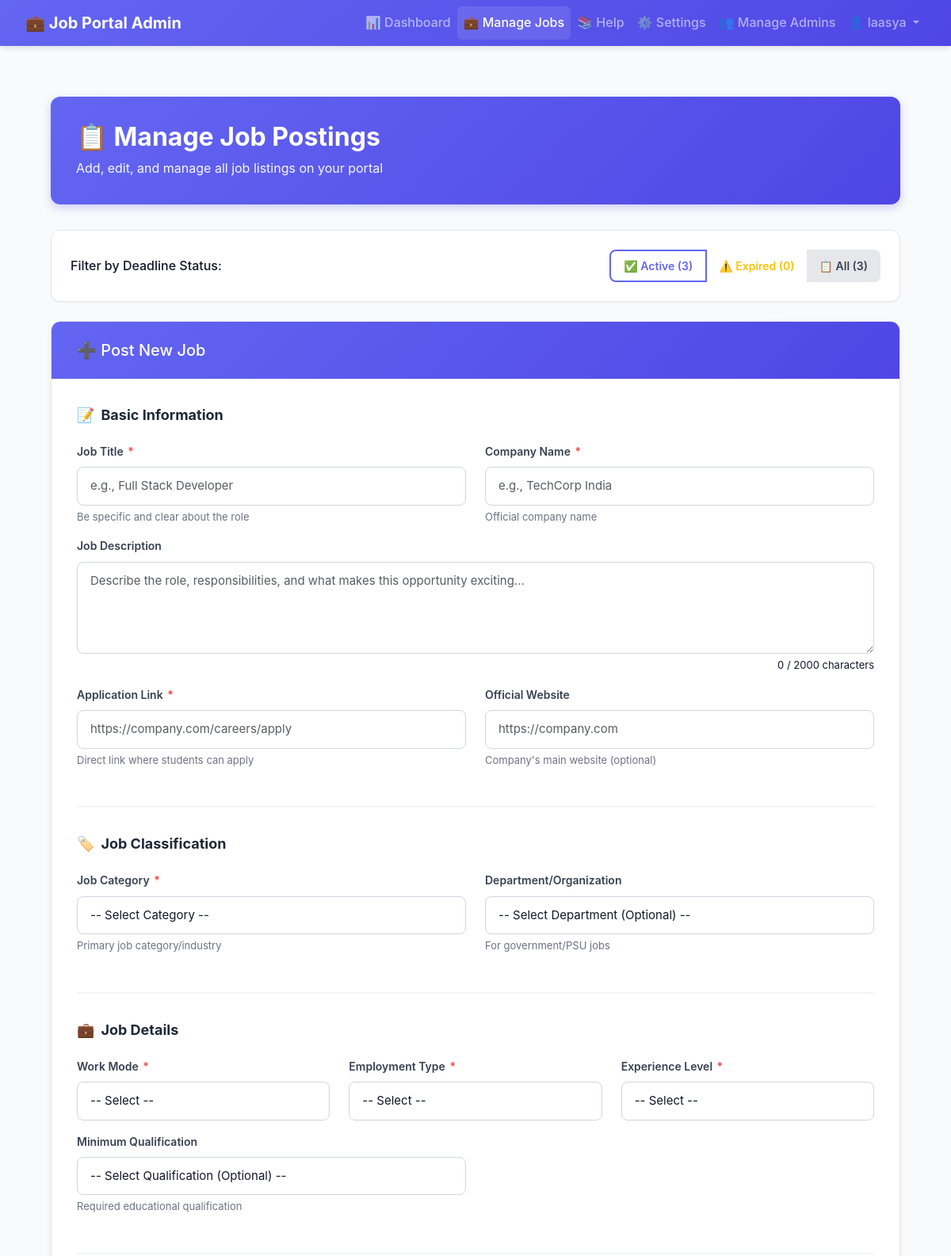
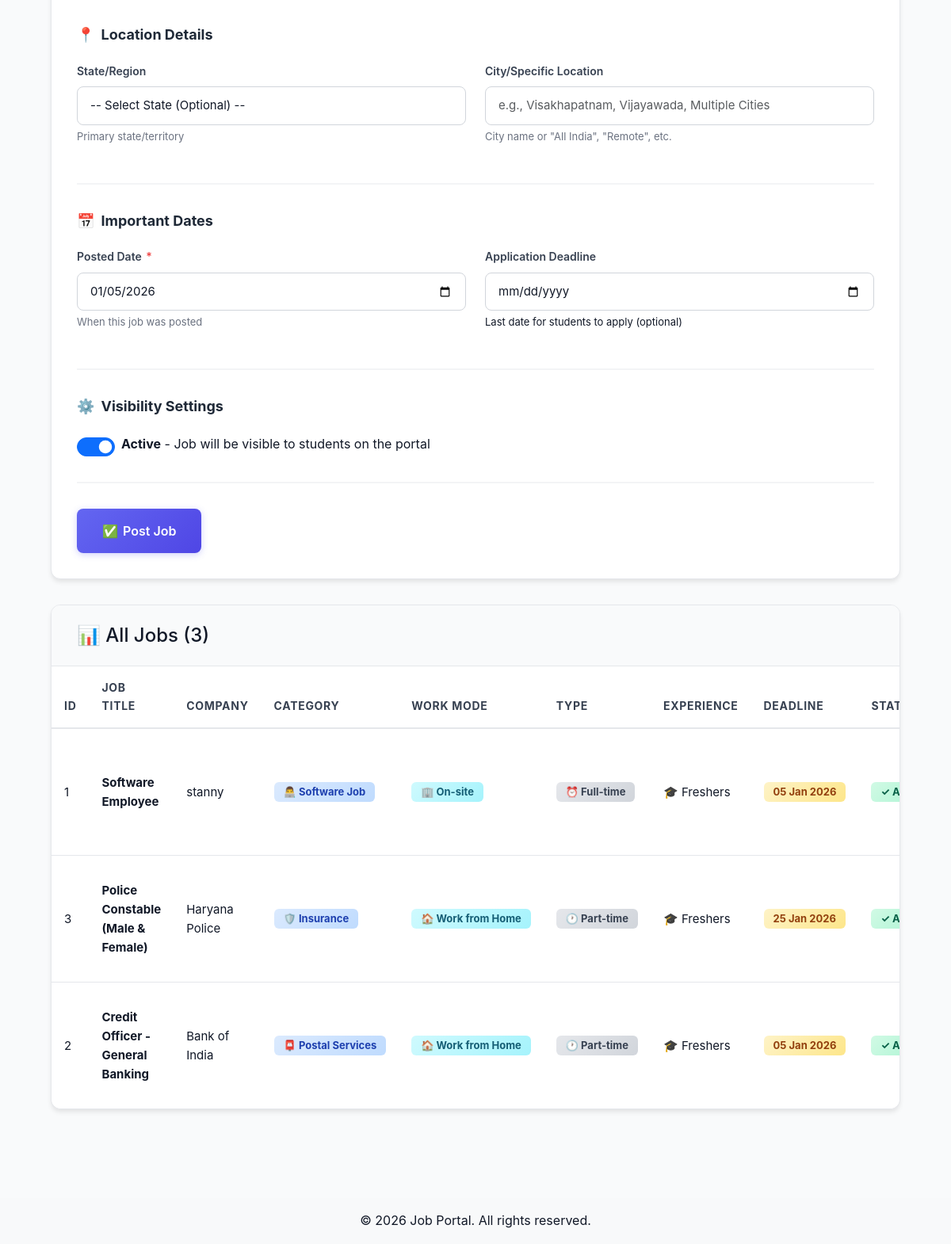
Screenshot of /admin/jobs.php?show_all=1 (signed in) with the database file from the repository (2 pictures, top to bottom).
### tables this page shows
CREATE TABLE `jobs` (
  `id` int(11) NOT NULL,
  `notification_number` varchar(100) DEFAULT NULL,
  `title` varchar(200) NOT NULL,
  `slug` varchar(255) DEFAULT NULL,
  `total_vacancies` int(11) DEFAULT NULL,
  `company` varchar(100) NOT NULL,
  `recruitment_board` varchar(200) DEFAULT NULL,
  `description` text DEFAULT NULL,
  `job_link` varchar(500) NOT NULL,
  `official_website` varchar(255) DEFAULT NULL,
  `work_mode` enum('Work from Home','On-site','Hybrid') DEFAULT 'On-site',
  `employment_type` enum('Full-time','Part-time','Internship') DEFAULT 'Full-time',
  `experience_level` enum('Freshers','0-2 years','2-5 years','5+ years') DEFAULT 'Freshers',
  `location` varchar(100) DEFAULT NULL,
  `category` varchar(50) DEFAULT NULL,
  `posted_date` date NOT NULL,
  `application_deadline` date DEFAULT NULL,
  `is_active` tinyint(4) DEFAULT 1,
  `created_at` timestamp NOT NULL DEFAULT current_timestamp(),
  `vacancy_breakdown` text DEFAULT NULL COMMENT 'JSON format for position-wise breakdown',
  `min_qualification_id` int(11) DEFAULT NULL COMMENT 'FK to master_qualifications',
  `required_percentage` varchar(50) DEFAULT NULL,
  `age_limit_min` int(11) DEFAULT NULL,
  `age_limit_max` int(11) DEFAULT NULL,
  `age_relaxation` text DEFAULT NULL,
  `required_experience` varchar(100) DEFAULT NULL,
  `salary_min` decimal(10,2) DEFAULT NULL,
  `salary_max` decimal(10,2) DEFAULT NULL,
  `pay_scale` varchar(100) DEFAULT NULL,
  `allowances_details` text DEFAULT NULL,
  `selection_process` text DEFAULT NULL COMMENT 'Exam/Interview stages',
  `exam_pattern` text DEFAULT NULL COMMENT 'Exam structure details',
  `notification_date` date DEFAULT NULL,
  `last_date_to_apply` date DEFAULT NULL,
  `exam_date` date DEFAULT NULL,
  `result_date` date DEFAULT NULL,
  `eligibility_cutoff_date` date DEFAULT NULL,
  `application_fee_general` decimal(10,2) DEFAULT NULL,
  `application_fee_obc` decimal(10,2) DEFAULT NULL,
  `application_fee_sc_st` decimal(10,2) DEFAULT NULL,
  `payment_mode` varchar(100) DEFAULT 'Online',
  `notification_pdf` varchar(255) DEFAULT NULL,
  `syllabus_pdf` varchar(255) DEFAULT NULL,
  `admit_card_link` varchar(255) DEFAULT NULL,
  `answer_key_link` varchar(255) DEFAULT NULL,
  `job_category_id` int(11) DEFAULT NULL COMMENT 'FK to master_job_categories',
  `work_mode_id` int(11) DEFAULT NULL COMMENT 'FK to master_work_modes',
  `employment_type_id` int(11) DEFAULT NULL COMMENT 'FK to master_employment_types',
  `experience_level_id` int(11) DEFAULT NULL COMMENT 'FK to master_experience_levels',
  `state_id` int(11) DEFAULT NULL COMMENT 'FK to master_states',
  `department_id` int(11) DEFAULT NULL COMMENT 'FK to master_departments',
  `important_instructions` text DEFAULT NULL,
  `how_to_apply_steps` text DEFAULT NULL,
  `short_info` text DEFAULT NULL COMMENT 'Brief summary for listing page',
  `view_count` int(11) DEFAULT 0,
  `apply_click_count` int(11) DEFAULT 0,
  `updated_at` timestamp NOT NULL DEFAULT current_timestamp() ON UPDATE current_timestamp()
);

CREATE TABLE `master_job_categories` (
  `id` int(11) NOT NULL,
  `category_name` varchar(100) NOT NULL,
  `category_slug` varchar(100) NOT NULL,
  `icon` varchar(50) DEFAULT '?',
  `description` text DEFAULT NULL,
  `display_order` int(11) DEFAULT 0,
  `is_active` tinyint(1) DEFAULT 1,
  `created_at` timestamp NOT NULL DEFAULT current_timestamp(),
  `updated_at` timestamp NOT NULL DEFAULT current_timestamp() ON UPDATE current_timestamp()
);

CREATE TABLE `master_work_modes` (
  `id` int(11) NOT NULL,
  `mode_name` varchar(50) NOT NULL,
  `icon` varchar(50) DEFAULT '?',
  `display_order` int(11) DEFAULT 0,
  `is_active` tinyint(1) DEFAULT 1,
  `created_at` timestamp NOT NULL DEFAULT current_timestamp(),
  `updated_at` timestamp NULL DEFAULT NULL
);

CREATE TABLE `master_employment_types` (
  `id` int(11) NOT NULL,
  `type_name` varchar(50) NOT NULL,
  `icon` varchar(50) DEFAULT '⏰',
  `display_order` int(11) DEFAULT 0,
  `is_active` tinyint(1) DEFAULT 1,
  `created_at` timestamp NOT NULL DEFAULT current_timestamp(),
  `updated_at` timestamp NULL DEFAULT NULL
);

CREATE TABLE `master_experience_levels` (
  `id` int(11) NOT NULL,
  `level_name` varchar(50) NOT NULL,
  `icon` varchar(50) DEFAULT '?',
  `display_order` int(11) DEFAULT 0,
  `is_active` tinyint(1) DEFAULT 1,
  `created_at` timestamp NOT NULL DEFAULT current_timestamp(),
  `updated_at` timestamp NULL DEFAULT NULL
);

### admin/jobs.php (the view, shortened to what the rows shown need)
<?php
require_once '../includes/config.php';
require_once '../includes/functions.php';
$page = isset($_GET['page']) ? (int)$_GET['page'] : 1;
$perPage = 10;
$offset = ($page - 1) * $perPage;
$whereClause = "WHERE j.is_active = 1";
$jobsQuery = "SELECT j.*,
    c.category_name, c.icon as category_icon,
    w.mode_name, w.icon as work_mode_icon,
    e.type_name, e.icon as employment_icon,
    ex.level_name, ex.icon as experience_icon,
    s.state_name
    FROM jobs j
    LEFT JOIN master_job_categories c ON j.job_category_id = c.id
    LEFT JOIN master_work_modes w ON j.work_mode_id = w.id
    LEFT JOIN master_employment_types e ON j.employment_type_id = e.id
    LEFT JOIN master_experience_levels ex ON j.experience_level_id = ex.id
    LEFT JOIN master_states s ON j.state_id = s.id
    $whereClause
    ORDER BY j.posted_date DESC, j.id DESC
    LIMIT $perPage OFFSET $offset";
$jobs = $pdo->query($jobsQuery)->fetchAll();
include 'includes/header.php';
?>
<div class="admin-container">
    <div class="page-header">
        <h2>📋 Manage Job Postings</h2>
    </div>
    <div class="table-card">
        <div class="table-responsive">
            <?php if (count($jobs) > 0): ?>
            <table class="table table-hover mb-0">
                <thead>
                    <tr>
                        <th>ID</th>
                        <th>Job Title</th>
                        <th>Company</th>
                        <th>Category</th>
                        <th>Work Mode</th>
                        <th>Type</th>
                        <th>Experience</th>
                        <th>Deadline</th>
                        <th>Status</th>
                    </tr>
                </thead>
                <tbody>
                    <?php foreach ($jobs as $job): ?>
                    <tr>
                        <td data-label="ID"><?php echo $job['id']; ?></td>
                        <td data-label="Title"><strong><?php echo sanitize($job['title']); ?></strong></td>
                        <td data-label="Company"><?php echo sanitize($job['company']); ?></td>
                        <td data-label="Category">
                            <?php if ($job['category_name']): ?>
                                <span class="badge bg-primary">
                                    <?php echo $job['category_icon']; ?> <?php echo sanitize($job['category_name']); ?>
                                </span>
                            <?php else: ?>
                                <span class="text-muted">-</span>
                            <?php endif; ?>
                        </td>
                        <td data-label="Work Mode">
                            <?php if ($job['mode_name']): ?>
                                <span class="badge bg-info">
                                    <?php echo $job['work_mode_icon']; ?> <?php echo $job['mode_name']; ?>
                                </span>
                            <?php else: ?>
                                <span class="text-muted">-</span>
                            <?php endif; ?>
                        </td>
                        <td data-label="Type">
                            <?php if ($job['type_name']): ?>
                                <span class="badge bg-secondary">
                                    <?php echo $job['employment_icon']; ?> <?php echo $job['type_name']; ?>
                                </span>
                            <?php else: ?>
                                <span class="text-muted">-</span>
                            <?php endif; ?>
                        </td>
                        <td data-label="Experience">
                            <?php if ($job['level_name']): ?>
                                <?php echo $job['experience_icon']; ?> <?php echo $job['level_name']; ?>
                            <?php else: ?>
                                <span class="text-muted">-</span>
                            <?php endif; ?>
                        </td>
                        <td data-label="Deadline">
                            <?php if ($job['application_deadline']): ?>
                                <?php
                                $deadline = strtotime($job['application_deadline']);
                                $today = strtotime(date('Y-m-d'));
                                $isExpired = $deadline < $today;
                                ?>
                                <span class="badge <?php echo $isExpired ? 'bg-danger' : 'bg-warning text-dark'; ?>">
                                    <?php echo date('d M Y', $deadline); ?>
                                </span>
                            <?php else: ?>
                                <span class="text-muted">No deadline</span>
                            <?php endif; ?>
                        </td>
                        <td data-label="Status">
                            <?php if ($job['is_active']): ?>
                                <span class="badge bg-success">✓ Active</span>
                            <?php else: ?>
                                <span class="badge bg-secondary">○ Inactive</span>
                            <?php endif; ?>
                        </td>
                    </tr>
                    <?php endforeach; ?>
                </tbody>
            </table>
            <?php endif; ?>
        </div>
    </div>
</div>
<?php include '../includes/footer.php'; ?>

### rows the page displays
jobs: id "1", title "Software Employee", company "stanny", master_job_categories.icon "👨‍💻", master_job_categories.category_name "Software Job", master_work_modes.icon "🏢", master_work_modes.mode_name "On-site", master_employment_types.icon "⏰", master_employment_types.type_name "Full-time", master_experience_levels.icon "🎓", master_experience_levels.level_name "Freshers", application_deadline "05 Jan 2026"
jobs: id "3", title "Police Constable (Male & Female)", company "Haryana Police", master_job_categories.icon "🛡️", master_job_categories.category_name "Insurance", master_work_modes.icon "🏠", master_work_modes.mode_name "Work from Home", master_employment_types.icon "🕐", master_employment_types.type_name "Part-time", master_experience_levels.icon "🎓", master_experience_levels.level_name "Freshers", application_deadline "25 Jan 2026"
jobs: id "2", title "Credit Officer - General Banking", company "Bank of India", master_job_categories.icon "📮", master_job_categories.category_name "Postal Services", master_work_modes.icon "🏠", master_work_modes.mode_name "Work from Home", master_employment_types.icon "🕐", master_employment_types.type_name "Part-time", master_experience_levels.icon "🎓", master_experience_levels.level_name "Freshers", application_deadline "05 Jan 2026"

### other values shown
$_SESSION['admin_username'] "laasya"
$activeJobs "3"
$expiredJobs "0"
$totalJobsAll "3"
$filterLabel "All Jobs"
$totalJobs "3"
